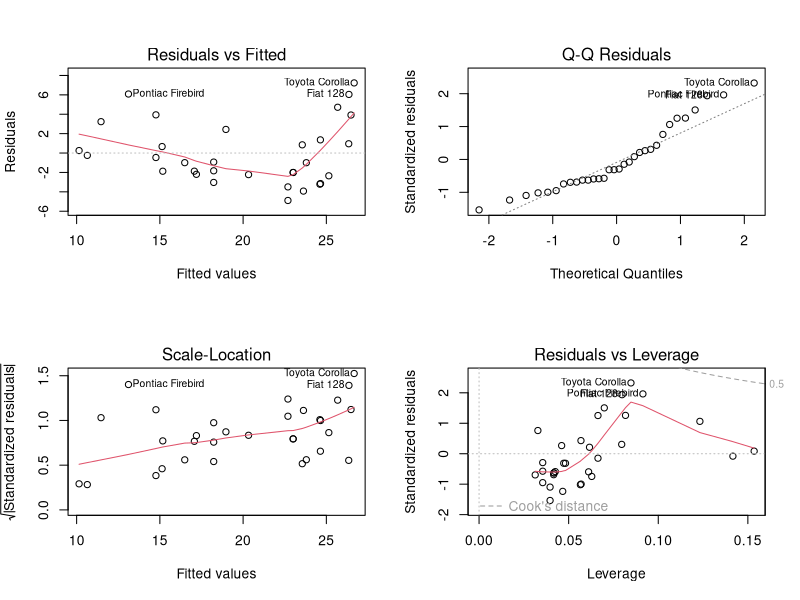
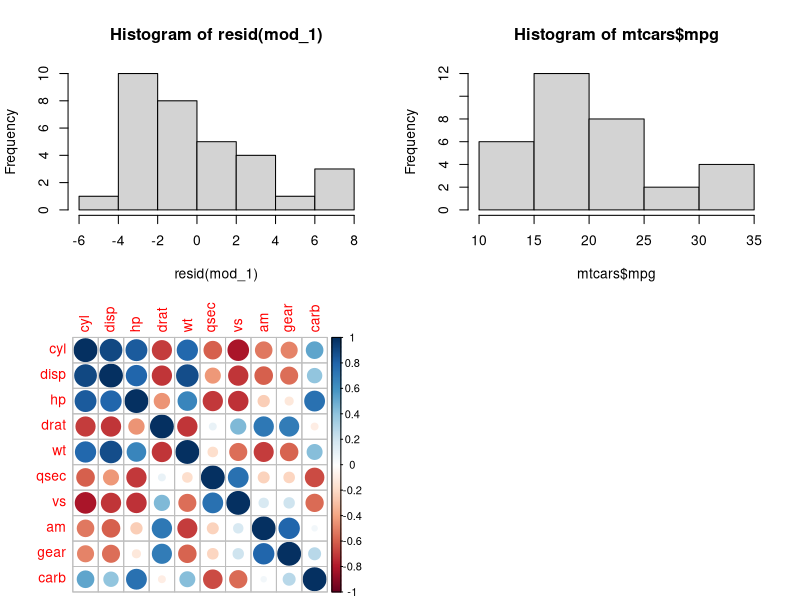

Here is the R script that generated these plots, in order: (Note: this script raises an error after producing the figures.)
##linear models lecture##
##week 6###

###some data###
forest <- c(9, 6, 4, 6, 7, 10)
field  <- c(12, 9, 12, 10)
ants <- data.frame(
  place=rep(c("field","forest"),
            c(length(field), length(forest))),
  colonies=c(field,forest),
  observers=c(1,3,2,1,5,2,1,2,1,1)
)

## One-parameter variables
head(ants)

l1 <- lm(colonies~observers, data = ants)
lm(colonies~observers, data = ants)
summary(l1)
#[now write out equations]

## Multi-parameter variables 
## Interactions


l2 <- lm(colonies~observers*place, data = ants)
summary(l2)

##diagnostic plots
## Diagnostic plots in code...

head(mtcars)

par(mfrow=c(2,2))  # set 2 rows and 2 column plot layout
#what is the influence of displacement on MPG?
mod_1 <- lm(mpg ~ disp, data=mtcars)  # linear model
plot(mod_1)

hist(resid(mod_1))
shapiro.test(resid(mod_1))
hist(mtcars$mpg)

## Correlation plots
##examine collinearity among variables
##which pairs are correlated?
library(car)
mod2 <- lm(mpg ~ ., data=mtcars)
summary(mod2)
#this says mpg by all vars

library(corrplot)
corrplot(cor(mtcars[, -1])) #give me everything but what is being predicted (mpg)
#be careful with vars that are dark blue
#=> Interpreted from plot.
#=> Correlated pairs: 
#=> - disp, cyl, hp, wt
#=> - gear, am
#=> - hp, carb
#- dark blue = bad


library(arm)
dev.off()

## Basic tools
l2 <- lm(colonies~observers*place, data = ants)
summary(l2)

#coefplot(l2)

## Multiple comparisons
forest <- c(9, 6, 4, 6, 7, 10)
field  <- c(12, 9, 12, 10)
playground <- c(1,0,3,2,1)
ants <- data.frame(
  place=rep(c("field","forest","playground"),
            c(length(field), length(forest),length(playground))),
  colonies=c(field,forest,playground)
)

ants

##check car package##Anova###
l2 = aov(colonies~place, data = ants);summary(l2)
l2 = lm(colonies~place, data = ants);anova(l2)

summary(l2); l2
l2 = aov(colonies~place, data = ants);summary(l2)
TukeyHSD(l2)


library(multcomp)
ga = glht(l2, linfct = mcp(place = "Tukey"))
summary(ga)

## Plotting

yhats=predict(l2,interval = "confidence")
#note this gives a value for each value of your existing dataset
?predict.lm
#can specificy newdata frame to predict
dat.new=expand.grid(place=c("playground","field","forest"))
yhats=predict(l2,newdata=dat.new,interval = "confidence")

##ggplot2##
head(mtcars)
library(ggplot2)
r=ggplot(data=mtcars, aes(x=wt, y=mpg))+ 
  geom_point()+
  stat_smooth(method = "lm")+
  theme_bw() + 
  theme(axis.title=element_text(size=20),axis.text=element_text(size=10),panel.grid = element_blank(), axis.line=element_line(),legend.position="top",legend.title=element_blank())
print(r)
